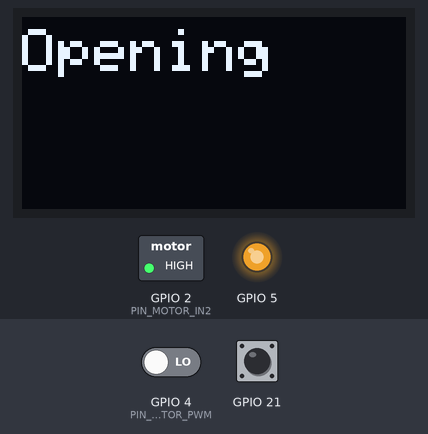
Bench run of a sketch on a simulated ESP32-C6. Shown: 128×64 one-colour display, switched loads named in the sketch (green lamp = pin HIGH), output pins drawn as LEDs (lit = HIGH). The test bench sets the inputs (shaded band); at power-on: GPIO 4 (PIN_MOTOR_PWM) LOW, GPIO 21 HIGH. Pins used as bus, display or sensor lines are not drawn.

Above: at 2.1 s.
2.2 s: GPIO 4 (PIN_MOTOR_PWM) driven HIGH
At 2.8 s:
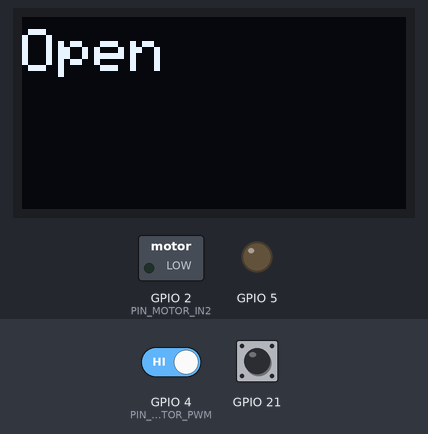
10.2 s: GPIO 21 pulled LOW for 3 s
At 17.1 s:
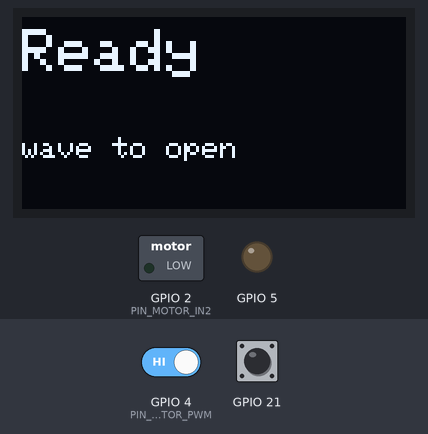
18.2 s: GPIO 4 (PIN_MOTOR_PWM) driven LOW
At 23.9 s:
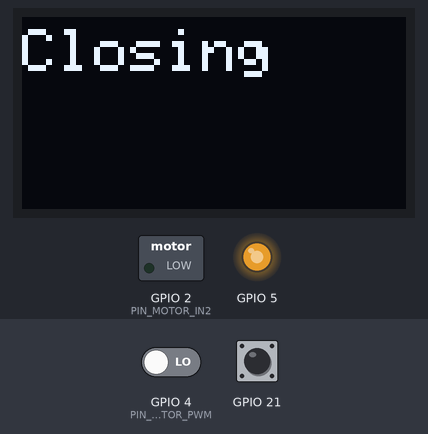
Timing chart, 0 to 34.0 s (numbered marks = the images above; inputs shaded):
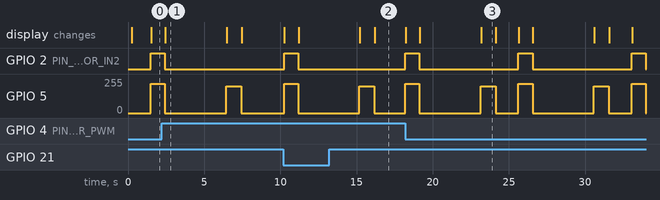

The sketch:

smartbin_firmware.ino
```cpp
/**
 * Smart Bin — ESP32 brain-transplant firmware
 * Board: Seeed XIAO ESP32-C6 (Arduino core)
 *
 * Behaviour (v1, timed):
 *   - Wave a hand near the IR sensor  -> open the lid, chirp, show status
 *   - Lid stays open for a hold time  -> then closes automatically
 *   - OPEN button  = manual open
 *   - MODE  button = cycle sound/behaviour modes
 *
 * The lid is driven by a TB6612 H-bridge; closing is TIMED with a hard safety
 * cap so a blocked lid can never burn the motor. Motor-current ("stall") sensing
 * is intentionally left as a v2 hook (see closeLid / MOTOR_MAX_RUN_MS).
 *
 * Pin map = the smart-bin board (board.tsx), XIAO ESP32-C6 D-pins:
 *   D0  MotorIn1 (TB6612 AIN1)      D6  Open button
 *   D1  MotorIn2 (TB6612 AIN2)      D7  Mode button
 *   D3  MotorPwm (TB6612 PWMA)      D9  MP3 TX  -> module RXD
 *   D2  IR sensor OUT               D10 MP3 RX  <- module TXD
 *   D4  I2C SDA (OLED)              D5  I2C SCL (OLED)
 * TB6612 STBY is tied to 3V3 in hardware (always enabled).
 */

#include <Wire.h>
#include <Adafruit_GFX.h>
#include <Adafruit_SSD1306.h>

// ----------------------------- Pin assignments -----------------------------
constexpr uint8_t PIN_MOTOR_IN1   = D0;   // TB6612 AIN1 (direction A)
constexpr uint8_t PIN_MOTOR_IN2   = D1;   // TB6612 AIN2 (direction B)
constexpr uint8_t PIN_MOTOR_PWM   = D3;   // TB6612 PWMA (speed)
constexpr uint8_t PIN_IR_SENSOR   = D2;   // IR module digital OUT
constexpr uint8_t PIN_BUTTON_OPEN = D6;
constexpr uint8_t PIN_BUTTON_MODE = D7;
constexpr uint8_t PIN_MP3_TX      = D9;   // XIAO -> module RXD
constexpr uint8_t PIN_MP3_RX      = D10;  // XIAO <- module TXD
// I2C uses the XIAO default Wire pins: D4 = SDA, D5 = SCL.

// ----------------------------- Tunable behaviour ---------------------------
constexpr uint8_t  MOTOR_OPEN_SPEED   = 220;   // PWM 0-255 while opening
constexpr uint8_t  MOTOR_CLOSE_SPEED  = 200;   // PWM 0-255 while closing
constexpr uint16_t LID_OPEN_RUN_MS    = 900;   // time to drive the lid open  (CALIBRATE)
constexpr uint16_t LID_CLOSE_RUN_MS   = 950;   // time to drive the lid closed (CALIBRATE)
constexpr uint16_t LID_OPEN_HOLD_MS   = 4000;  // how long the lid stays open
constexpr uint16_t MOTOR_MAX_RUN_MS   = 1500;  // SAFETY: never drive the motor longer than this
constexpr uint16_t IR_RETRIGGER_MS    = 1500;  // ignore the IR for a moment after acting
constexpr bool     IR_ACTIVE_LOW      = true;  // many IR modules pull OUT LOW when something is near
constexpr uint16_t BUTTON_DEBOUNCE_MS = 40;

// ----------------------------- OLED display --------------------------------
constexpr uint8_t OLED_WIDTH   = 128;
constexpr uint8_t OLED_HEIGHT  = 64;
constexpr uint8_t OLED_I2C_ADDR = 0x3C;
Adafruit_SSD1306 display(OLED_WIDTH, OLED_HEIGHT, &Wire, /*reset=*/-1);

// ----------------------------- MP3 (DFRobot DFR0534, UART) ------------------
HardwareSerial Mp3Serial(1);
constexpr uint32_t MP3_BAUD        = 9600;
constexpr uint8_t  MP3_VOLUME      = 22;   // 0-30
constexpr uint16_t MP3_TRACK_OPEN  = 1;    // clip to play when the lid opens
constexpr uint16_t MP3_TRACK_CLOSE = 2;    // clip to play when the lid closes

// ----------------------------- Lid state machine ---------------------------
enum class LidState { Idle, Opening, Open, Closing };
LidState  lidState       = LidState::Idle;
uint32_t  stateEnteredMs = 0;
uint32_t  lastActionMs   = 0;

// =============================== Motor control =============================

/** Coast the lid motor (both inputs low). */
void motorStop() {
  digitalWrite(PIN_MOTOR_IN1, LOW);
  digitalWrite(PIN_MOTOR_IN2, LOW);
  analogWrite(PIN_MOTOR_PWM, 0);
}

/** Drive the lid motor. openDirection=true opens, false closes. */
void motorDrive(bool openDirection, uint8_t speed) {
  digitalWrite(PIN_MOTOR_IN1, openDirection ? HIGH : LOW);
  digitalWrite(PIN_MOTOR_IN2, openDirection ? LOW  : HIGH);
  analogWrite(PIN_MOTOR_PWM, speed);
}

// =============================== Sensors / input ===========================

/** True when the IR module reports something in front of it. */
bool handDetected() {
  const int raw = digitalRead(PIN_IR_SENSOR);
  return IR_ACTIVE_LOW ? (raw == LOW) : (raw == HIGH);
}

/** Debounced "button is pressed" (buttons wire the pin to GND, using INPUT_PULLUP). */
bool buttonPressed(uint8_t pin) {
  if (digitalRead(pin) != LOW) return false;
  delay(BUTTON_DEBOUNCE_MS);
  return digitalRead(pin) == LOW;
}

// =============================== MP3 module =================================

/**
 * Send one command frame to the DFR0534: 0xAA, CMD, LEN, DATA..., SUM.
 * SUM is the low byte of the sum of every preceding byte.
 * NOTE: verify the exact command bytes against the DFR0534 datasheet
 * (kept in the spark store: parts.py --kept dfr0534-datasheet) — they vary slightly by firmware revision.
 */
void mp3SendCommand(uint8_t command, const uint8_t *data, uint8_t length) {
  uint8_t frame[16];
  uint8_t i = 0;
  frame[i++] = 0xAA;
  frame[i++] = command;
  frame[i++] = length;
  for (uint8_t d = 0; d < length; d++) frame[i++] = data[d];
  uint16_t sum = 0;
  for (uint8_t s = 0; s < i; s++) sum += frame[s];
  frame[i++] = static_cast<uint8_t>(sum & 0xFF);
  Mp3Serial.write(frame, i);
}

void mp3SetVolume(uint8_t volume) {
  const uint8_t data[1] = { volume };
  mp3SendCommand(0x13, data, 1);           // 0x13 = set volume
}

void mp3PlayTrack(uint16_t track) {
  const uint8_t data[2] = { static_cast<uint8_t>(track >> 8),
                            static_cast<uint8_t>(track & 0xFF) };
  mp3SendCommand(0x07, data, 2);           // 0x07 = play track by index
}

// =============================== OLED status ===============================

void showStatus(const char *title, const char *detail) {
  display.clearDisplay();
  display.setTextColor(SSD1306_WHITE);
  display.setTextSize(2);
  display.setCursor(0, 4);
  display.println(title);
  display.setTextSize(1);
  display.setCursor(0, 40);
  display.println(detail);
  display.display();
}

// =============================== State helpers =============================

void enterState(LidState next) {
  lidState = next;
  stateEnteredMs = millis();
}

uint32_t timeInState() { return millis() - stateEnteredMs; }

// =============================== Arduino setup =============================

void setup() {
  pinMode(PIN_MOTOR_IN1, OUTPUT);
  pinMode(PIN_MOTOR_IN2, OUTPUT);
  pinMode(PIN_MOTOR_PWM, OUTPUT);
  pinMode(PIN_IR_SENSOR, INPUT);
  pinMode(PIN_BUTTON_OPEN, INPUT_PULLUP);
  pinMode(PIN_BUTTON_MODE, INPUT_PULLUP);
  motorStop();

  Wire.begin();                              // D4 SDA / D5 SCL
  display.begin(SSD1306_SWITCHCAPVCC, OLED_I2C_ADDR);

  Mp3Serial.begin(MP3_BAUD, SERIAL_8N1, PIN_MP3_RX, PIN_MP3_TX);
  delay(200);
  mp3SetVolume(MP3_VOLUME);

  showStatus("Ready", "wave to open");
}

// =============================== Main loop ================================

void loop() {
  const bool openRequested =
      (lidState == LidState::Idle) &&
      (millis() - lastActionMs > IR_RETRIGGER_MS) &&
      (handDetected() || buttonPressed(PIN_BUTTON_OPEN));

  switch (lidState) {
    case LidState::Idle:
      if (openRequested) {
        motorDrive(/*openDirection=*/true, MOTOR_OPEN_SPEED);
        mp3PlayTrack(MP3_TRACK_OPEN);
        showStatus("Opening", "");
        enterState(LidState::Opening);
      }
      break;

    case LidState::Opening:
      // stop when the calibrated time elapses OR the safety cap trips
      if (timeInState() >= LID_OPEN_RUN_MS || timeInState() >= MOTOR_MAX_RUN_MS) {
        motorStop();
        showStatus("Open", "");
        enterState(LidState::Open);
      }
      break;

    case LidState::Open:
      if (timeInState() >= LID_OPEN_HOLD_MS) {
        motorDrive(/*openDirection=*/false, MOTOR_CLOSE_SPEED);
        mp3PlayTrack(MP3_TRACK_CLOSE);
        showStatus("Closing", "");
        enterState(LidState::Closing);
      }
      break;

    case LidState::Closing:
      // v2 hook: replace the timer with a motor-current/stall check here.
      if (timeInState() >= LID_CLOSE_RUN_MS || timeInState() >= MOTOR_MAX_RUN_MS) {
        motorStop();
        lastActionMs = millis();
        showStatus("Ready", "wave to open");
        enterState(LidState::Idle);
      }
      break;
  }
}
```

Measured:
- after the input at 2.2 s, GPIO 2 (PIN_MOTOR_IN2): goes on until 2.4 s, then stays LOW; GPIO 5: goes on until 7.4 s, then stays 0/255
- after the input at 10.2 s, GPIO 2 (PIN_MOTOR_IN2): LOW → HIGH at once, → LOW 0.93 s later; GPIO 5: 0/255 → 220/255 at once, → 0/255 0.93 s later, → 200/255 4.0 s later, → 0/255 0.98 s later; the display: first changes after 0.07 s (image 2 shows a later state)
- after the input at 18.2 s, GPIO 2 (PIN_MOTOR_IN2): alternates HIGH for 0.93 s and LOW for 6.5 s, starting at once; GPIO 5: 0/255 → 220/255 at once, then repeats every 7.4 s: 0/255 4.0 s, 200/255 0.97 s, 0/255 1.5 s, 220/255 0.93 s; the display: first changes at once (image 3 shows a later state)
- what the display in image 1 shows lasts 4.0 s, from 2.5 s to 6.5 s
- what the display in image 3 shows lasts 1.0 s, from 23.2 s to 24.2 s
